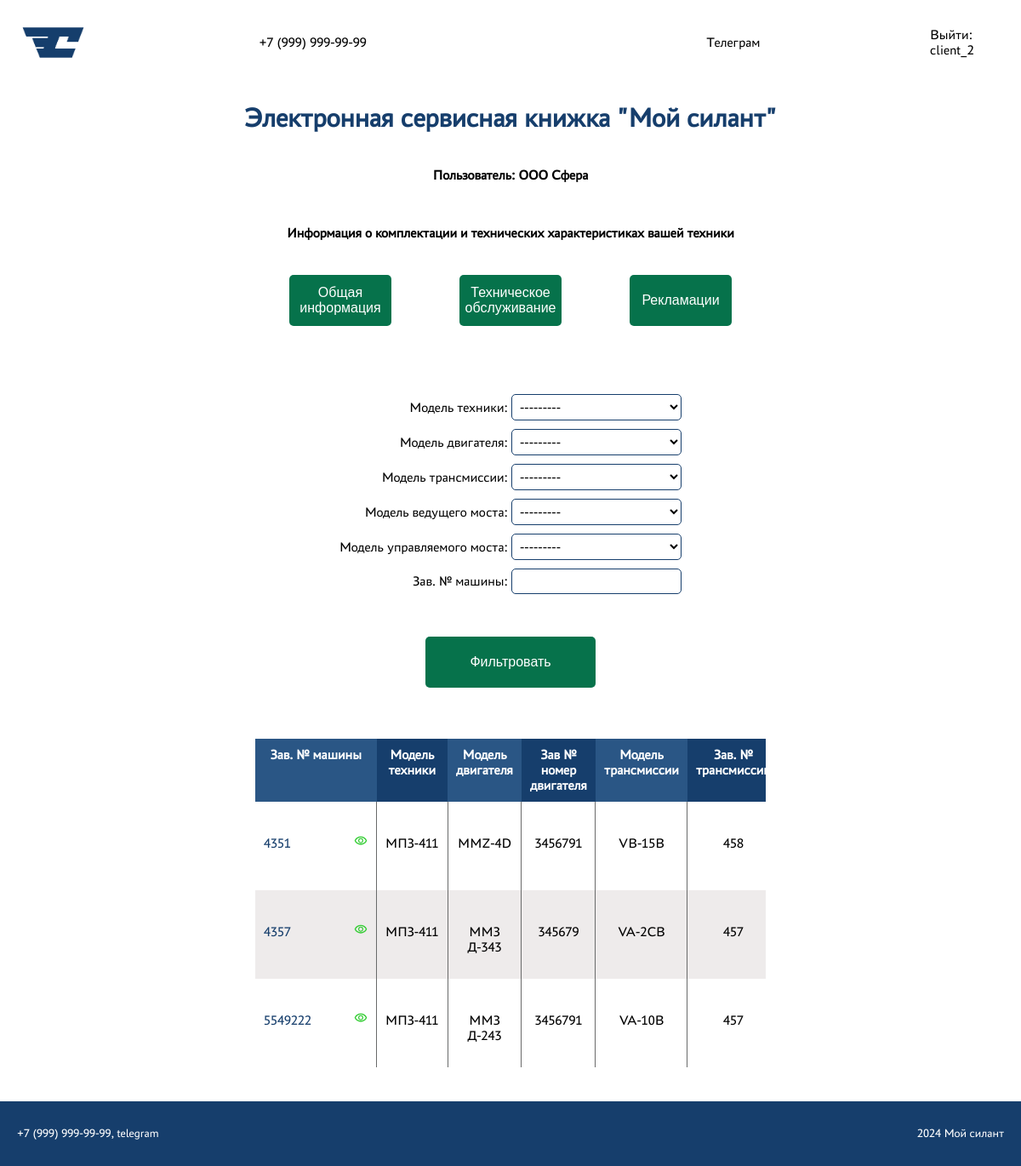
Screenshot of /machines/ (signed in) with the database file from the repository.
### loaders/models.py (models this page shows, shortened)
class BaseModel(models.Model):
    def __str__(self):
        return self.name
    class Meta:
        abstract = True

class Client(BaseModel):
    name = models.CharField(max_length=255)
    description = models.CharField(max_length=255)
    user = models.ForeignKey(User, on_delete=models.CASCADE)
    group = models.ForeignKey(Group, on_delete=models.CASCADE)

class Machine(models.Model):
    serial_number = models.CharField(max_length=255, verbose_name='Зав. № машины')
    equipment = models.ForeignKey(EquipmentModel, on_delete=models.CASCADE, verbose_name='Модель техники')
    engine_model = models.ForeignKey(EngineModel, on_delete=models.CASCADE, verbose_name='Модель двигателя')
    engine_serial = models.CharField(max_length=255, verbose_name='Зав. № двигателя')
    transmission_model = models.ForeignKey(TransmissionModel, on_delete=models.CASCADE, verbose_name='Модель трансмиссии')
    transmission_serial = models.CharField(max_length=255, verbose_name='Зав. № трансмиссии')
    drive_axle_model = models.ForeignKey(DriveAxleModel, on_delete=models.CASCADE, verbose_name='Модель ведущего моста')
    drive_axle_serial = models.CharField(max_length=255, verbose_name='Зав. № ведущего моста')
    steerable_axle_model = models.ForeignKey(SteeringAxleModel, on_delete=models.CASCADE, verbose_name='Модель управляемого моста')
    steerable_axle_serial = models.CharField(max_length=255, verbose_name='Зав. № управляемого моста')
    delivery_contract = models.CharField(max_length=255, verbose_name='Договор поставки №, дата')
    shipment_date = models.DateField(null=True, verbose_name='Дата отгрузки с завода')
    recipient = models.CharField(max_length=255, verbose_name='Грузополучатель (конечный потребитель)')
    delivery_address = models.CharField(max_length=255, blank=True, verbose_name='Адрес доставки (эксплуатации)')
    configuration = models.CharField(max_length=255, blank=True, verbose_name='Комплектация (доп. опции)')
    client = models.ForeignKey(Client, on_delete=models.CASCADE, verbose_name='Клиент')
    service_company = models.ForeignKey(ServiceCompany, on_delete=models.CASCADE, verbose_name='Сервисная компания')
    class Meta:
        ordering = ['-shipment_date']

class EquipmentModel(BaseModel):
    name = models.CharField(max_length=255)
    description = models.CharField(max_length=255)

class EngineModel(BaseModel):
    name = models.CharField(max_length=255)
    description = models.CharField(max_length=255)

class TransmissionModel(BaseModel):
    name = models.CharField(max_length=255)
    description = models.CharField(max_length=255)

### loaders/views.py (the view)
# urls.py: path('machines/', machine_list, name='machine_list'),
@login_required
@permission_required("loaders.view_machine", raise_exception=True)
def machine_list(request):
    user_id = request.user.id
    can_add_machine = request.user.has_perm("loaders.add_machine")
    can_update_machine = request.user.has_perm("loaders.change_machine")
    can_delete_machine = request.user.has_perm("loaders.delete_machine")
    client = None
    username = request.user.first_name
    try:
        client = Client.objects.get(user_id=user_id)
    except Client.DoesNotExist:
        try:
            service_company = ServiceCompany.objects.get(user_id=user_id)
        except ServiceCompany.DoesNotExist:
            client = username
            machines = Machine.objects.all().order_by('serial_number')
            machine_filter = MachineFilter(request.GET, queryset=machines)
            return render(
                request,
                "machine/machine_list.html",
                {
                    "machines": machines,
                    "filter": machine_filter,
                    "can_add_machine": can_add_machine,
                    "can_update_machine": can_update_machine,
                    "can_delete_machine": can_delete_machine,
                    "client": client,
                    "username": username,
                },
            )
        client = username
        machines = Machine.objects.filter(service_company_id=service_company.id)
        machine_filter = MachineFilter(request.GET, queryset=machines)
        return render(
            request,
            "machine/machine_list.html",
            {
                "machines": machines,
                "filter": machine_filter,
                "can_add_machine": can_add_machine,
                "can_update_machine": can_update_machine,
                "can_delete_machine": can_delete_machine,
                "client": client,
                "username": username,
            },
        )
    machines = Machine.objects.filter(client=client).order_by('serial_number')
    machine_filter = MachineFilter(request.GET, queryset=machines)
    return render(
        request,
        "machine/machine_list.html",
        {
            "machines": machines,
            "client": client,
            "filter": machine_filter,
            "can_add_machine": can_add_machine,
            "can_update_machine": can_update_machine,
            "can_delete_machine": can_delete_machine,
        },
    )

### templates/machine/machine_list.html (shortened to what this page needs)
{% extends 'home.html' %}
{% block content %}
{% load static %}
<main class="main">
  <div class="result-wrapper">
    <h1>Информация о комплектации и технических характеристиках вашей техники</h1>
      <div class="tabs">
        <form action="{% url 'machine_list' %}">
         <button class="sign-button active-tab" class="sign-button">
                Общая информация
         </button>
       </form>
        <form action="{% url 'maintenance_list' %}">
          <button class="sign-button active-tab" class="sign-button">
            Техническое обслуживание
          </button>
        </form>
        <form action="{% url 'complaints_list' %}">
         <button class="sign-button active-tab" class="sign-button">
             Рекламации
          </button>
        </form>
      </div>
          {% if machines %}
      <div class="form-wrapper form-wrapper-small">
        <form method="get" class="login">
          <div class="right">
                  {{ filter.form }}
          </div>
          <button type="submit" class="sign-button sign-button-large">Фильтровать</button>
        </form>
      </div>
      <div class="adaptive-table-wrapper">
        <table class="adaptive-table">
          <thead>
            <tr>
              <th>Зав. № машины</th>
              <th>Модель техники</th>
              <th>Модель двигателя</th>
              <th>Зав № номер двигателя</th>
              <th>Модель трансмиссии</th>
              <th>Зав. № трансмиссии</th>
            </tr>
          </thead>
          <tbody>
           {% for machine in filter.qs %}
            <tr>
              <td>
                <div class="summary-button">
                  <a href="{% url 'machine_detail' machine.id %}" class="back-href">{{ machine.serial_number }}</a>
                  <img src="{% static 'img/eye.svg' %}" alt="Просмотреть" width="16" height="16" class="mg-lft">
                </div>
              </td>
                <td>{{ machine.equipment }}</td>
                <td>{{ machine.engine_model }}</td>
                <td>{{ machine.engine_serial }}</td>
                <td>{{ machine.transmission_model }}</td>
                <td>{{ machine.transmission_serial }}</td>
            </tr>
             {% endfor %}
          </tbody>
        </table>
        </div>
          {% else %}
        <div class="result-wrapper">
          <span class="info-if-doesnt-exists">У вас нет машин</span>
        </div>
          {% endif %}
</main>
{% endblock content %}

### templates/home.html (shortened to what this page needs)
<!DOCTYPE html>
<html lang="en">
  <head>
    {% load static %}
    <link rel="stylesheet" href="{% static 'css/base.css' %}" />
    <link rel="stylesheet" href="{% static 'css/main/main.css' %}" />
    <link rel="stylesheet" href="{% static 'css/tabs/tabs.css' %}" />
    <link rel="stylesheet" href="{% static 'css/forms/create_forms.css' %}" />
    <link rel="stylesheet" href="{% static 'css/forms/login_forms.css' %}" />
    <link rel="stylesheet" href="{% static 'css/forms/filter_forms.css' %}" />
    <link rel="stylesheet" href="{% static 'css/modal/modal.css' %}" />
  </head>
  <body>
    <nav>
      <div class="logo-signin-wrapper">
        <img src="{% static 'img/logo.jpg' %}" />
        <div class="contact-container">
          <span>+7 (999) 999-99-99</span>
          <span>Телеграм</span>
        </div>
        {% if user.is_authenticated %}
        <a href="{% url 'account_logout' %}">Выйти: {{ user.username }}</a>
        {% else %}
        <a href="{% url 'account_login' %}">Авторизация</a>
        {% endif %}
      </div>
    </nav>
    <h1 class="title">Электронная сервисная книжка "Мой силант"</h1>
    <section class="main-section">
      <div class="user-info">
        {% if client %}
        <h1>Пользователь: {{ client }}</h1>
        {% elif user %}
        <h1>Пользователь: {{ user.last_name }}</h1>
        {% elif user.is_superuser %}
        <h1>Пользователь: Администратор</h1>
        {% else %}
        <h1>Пользователь: Гость</h1>
        {% endif %}
      </div>
      {% block content %}{% endblock %}
    </section>
    <footer>
      <div class="footer-wrapper">
        <span>+7 (999) 999-99-99, telegram</span>
        <span>2024 Мой силант</span>
      </div>
    </footer>
  </body>
</html>

### static/css/base.css (style rules this page uses)
* { margin: 0; padding: 0; border: 0; outline: 0; font-size: 100%; vertical-align: baseline; background: transparent; }
html, body { display: flex; flex-direction: column; align-items: center; height: 100%; width: 100%; font-family: "PT Astra Sans", sans-serif; }
nav { background-color: white; width: 100%; display: flex; flex-direction: column; align-items: center; justify-content: space-between; align-items: center; color: black; }
.contact-container { display: flex; flex-direction: row; justify-content: space-around; align-items: center; width: 100%; }
.logo-signin-wrapper { display: flex; justify-content: space-between; align-items: center; width: 100%; }
.logo-signin-wrapper > img { height: 60px; padding: 20px 0 20px 20px; }
.logo-signin-wrapper > a { color: black; text-decoration: none; padding-right: 20px; }
.title { color: #163e6c; font-size: 32px; padding: 20px 0 20px 0; }
.main-section { display: flex; flex-direction: column; align-items: center; background-color: white; padding: 20px 0 0 0; margin-bottom: 20px; height: 200vh; }
footer { background-color: #163e6c; height: 100px; width: 100%; }
.footer-wrapper { color: white; font-size: 14px; display: flex; justify-content: space-between; align-items: center; width: 100%; height: 100%; }
.footer-wrapper > span { padding: 30px 20px 30px 20px; }

### static/css/main/main.css (style rules this page uses)
.main { display: flex; flex-direction: column; align-items: center; background-color: white; padding: 20px 0 0 0; }
.user-info { display: flex; flex-direction: column; margin-bottom: 10px; }
.result-wrapper { display: flex; flex-direction: column; justify-content: center; align-items: center; padding: 20px; width: 1600px; }
.summary-button { width: 100%; display: flex; flex-direction: row; align-items: baseline; justify-content: space-between; }
.mg-lft { margin-left: 50px; }
.adaptive-table-wrapper { margin-top: 20px; width: 100%; max-height: 500px; overflow: auto; }
.adaptive-table-wrapper > .adaptive-table { width: 100%; border-collapse: collapse; text-align: center; background-color: white; box-shadow: 0 5px 15px rgba(0, 0, 0, 0.2); }
.adaptive-table-wrapper > .adaptive-table td, .adaptive-table-wrapper > .adaptive-table th { padding: 10px; text-align: center; }
.adaptive-table-wrapper > .adaptive-table th { background-color: #163E6C; color: white; }
.adaptive-table-wrapper > .adaptive-table th:nth-child(odd) { background-color: #2a5685; }
.adaptive-table-wrapper > .adaptive-table tr:nth-child(even) { background-color: #eeebeb; }
.adaptive-table-wrapper > .adaptive-table td { border-right: 1px solid #696a6a; }
@media screen and (max-width: 1536px) { .result-wrapper { width: 1200px; } }
@media screen and (max-width: 1440px) { .result-wrapper { width: 800px; } }
@media screen and (max-width: 1366px) { .result-wrapper { width: 600px; } }

### static/css/tabs/tabs.css (style rules this page uses)
.tabs { display: flex; flex-direction: row; justify-content: space-around; align-items: center; width: 100%; margin: 20px 0 20px 0; }

### static/css/forms/login_forms.css (style rules this page uses)
.form-wrapper { margin-top: 20px; margin-bottom: 20px; display: flex; flex-direction: column; justify-content: center; align-items: center; }
.login { display: flex; flex-direction: column; justify-content: center; align-items: center; }
.sign-button { margin-top: 20px; margin-bottom: 20px; width: 120px; height: 60px; border-radius: 5px; padding: 5px; background-color: #06724b; cursor: pointer; color: white; transition: 0.3s; }
.sign-button-large { width: 200px; }
.back-href { margin-top: 30px; cursor: pointer; color: #163e6c; text-decoration: none; transition: 0.3s; }

### static/css/forms/filter_forms.css (style rules this page uses)
div > input, select { border-radius: 5px; padding: 5px; background-color: white; border: 1px solid #163E6C; width: 300px; margin-bottom: 10px; width: 200px; }
div > input { width: 188px; }
.right { margin-top: 20px; display: flex; flex-direction: column; justify-content: center; align-items: flex-end; margin-bottom: 20px; }

### rows the page displays
Client: name "ООО Сфера"
Machine: serial_number "4351", equipment "МПЗ-411", engine_model "MMZ-4D", engine_serial "3456791", transmission_model "VB-15B", transmission_serial "458"
Machine: serial_number "4357", equipment "МПЗ-411", engine_model "ММЗ Д-343", engine_serial "345679", transmission_model "VA-2CB", transmission_serial "457"
Machine: serial_number "5549222", equipment "МПЗ-411", engine_model "ММЗ Д-243", engine_serial "3456791", transmission_model "VA-10B", transmission_serial "457"

### other values shown
{{ user.username }} "client_2"
